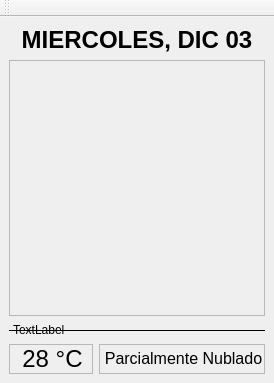
<?xml version="1.0" encoding="UTF-8"?>
<ui version="4.0">
 <class>MainWindow</class>
 <widget class="QMainWindow" name="MainWindow">
  <property name="geometry">
   <rect>
    <x>0</x>
    <y>0</y>
    <width>270</width>
    <height>379</height>
   </rect>
  </property>
  <property name="windowTitle">
   <string>Prognos</string>
  </property>
  <property name="windowIcon">
   <iconset resource="prognos.qrc">
    <normaloff>:/actions/images/weather-clear.png</normaloff>:/actions/images/weather-clear.png</iconset>
  </property>
  <widget class="QWidget" name="centralwidget">
   <layout class="QVBoxLayout" name="verticalLayout_2">
    <item>
     <layout class="QVBoxLayout" name="verticalLayout">
      <item>
       <widget class="QLabel" name="label_date">
        <property name="text">
         <string>&lt;html&gt;&lt;head/&gt;&lt;body&gt;&lt;p align=&quot;center&quot;&gt;&lt;span style=&quot; font-size:18pt; font-weight:600;&quot;&gt;MIERCOLES, DIC 03&lt;/span&gt;&lt;/p&gt;&lt;/body&gt;&lt;/html&gt;</string>
        </property>
       </widget>
      </item>
      <item>
       <widget class="QLabel" name="label_weather_image">
        <property name="minimumSize">
         <size>
          <width>256</width>
          <height>256</height>
         </size>
        </property>
        <property name="maximumSize">
         <size>
          <width>256</width>
          <height>256</height>
         </size>
        </property>
        <property name="frameShape">
         <enum>QFrame::StyledPanel</enum>
        </property>
        <property name="text">
         <string/>
        </property>
        <property name="pixmap">
         <pixmap resource="prognos.qrc">:/actions/images/weather-clouds.png</pixmap>
        </property>
        <property name="scaledContents">
         <bool>true</bool>
        </property>
       </widget>
      </item>
      <item>
       <widget class="QLabel" name="label_6">
        <property name="frameShape">
         <enum>QFrame::HLine</enum>
        </property>
        <property name="text">
         <string>TextLabel</string>
        </property>
       </widget>
      </item>
      <item>
       <layout class="QHBoxLayout" name="horizontalLayout">
        <item>
         <widget class="QLabel" name="label_temperature">
          <property name="frameShape">
           <enum>QFrame::StyledPanel</enum>
          </property>
          <property name="text">
           <string>&lt;html&gt;&lt;head/&gt;&lt;body&gt;&lt;p align=&quot;center&quot;&gt;&lt;span style=&quot; font-size:18pt;&quot;&gt;28 °C&lt;/span&gt;&lt;/p&gt;&lt;/body&gt;&lt;/html&gt;</string>
          </property>
         </widget>
        </item>
        <item>
         <widget class="QLabel" name="label_weather_status">
          <property name="frameShape">
           <enum>QFrame::StyledPanel</enum>
          </property>
          <property name="text">
           <string>&lt;html&gt;&lt;head/&gt;&lt;body&gt;&lt;p align=&quot;center&quot;&gt;&lt;span style=&quot; font-size:12pt;&quot;&gt;Parcialmente Nublado&lt;/span&gt;&lt;/p&gt;&lt;/body&gt;&lt;/html&gt;</string>
          </property>
         </widget>
        </item>
       </layout>
      </item>
     </layout>
    </item>
   </layout>
  </widget>
  <widget class="QToolBar" name="toolBar">
   <property name="windowTitle">
    <string>toolBar</string>
   </property>
   <attribute name="toolBarArea">
    <enum>TopToolBarArea</enum>
   </attribute>
   <attribute name="toolBarBreak">
    <bool>false</bool>
   </attribute>
  </widget>
 </widget>
 <resources>
  <include location="prognos.qrc"/>
 </resources>
 <connections/>
</ui>
